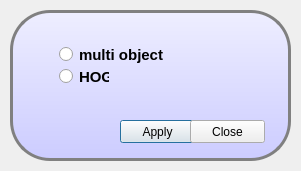
<?xml version="1.0" encoding="UTF-8"?>
<ui version="4.0">
 <class>DetectMethodDialog</class>
 <widget class="QDialog" name="DetectMethodDialog">
  <property name="geometry">
   <rect>
    <x>0</x>
    <y>0</y>
    <width>301</width>
    <height>171</height>
   </rect>
  </property>
  <property name="windowTitle">
   <string>Detect Methods Setting</string>
  </property>
  <widget class="QFrame" name="frame">
   <property name="geometry">
    <rect>
     <x>10</x>
     <y>10</y>
     <width>281</width>
     <height>151</height>
    </rect>
   </property>
   <property name="styleSheet">
    <string notr="true">
QFrame{
border: 3px solid gray;
border-radius: 40px;
background: white;
background: QLinearGradient(x1: 0, y1: 0, x2: 0, y2: 1, stop: 0 #eef, stop: 1 #ccf);
}
QLabel{
border: none;
background: white;
font-weight: bold;
font-size: 15px;

}
QRadioButton{

font-weight: bold;
font-size: 15px;

}
QLineEdit {
padding: 1px;
border-style: solid;
border: 2px solid gray;
border-radius: 8px;
}</string>
   </property>
   <property name="frameShape">
    <enum>QFrame::StyledPanel</enum>
   </property>
   <property name="frameShadow">
    <enum>QFrame::Raised</enum>
   </property>
   <widget class="QPushButton" name="pushButton_apply">
    <property name="geometry">
     <rect>
      <x>110</x>
      <y>110</y>
      <width>75</width>
      <height>23</height>
     </rect>
    </property>
    <property name="text">
     <string>Apply</string>
    </property>
   </widget>
   <widget class="QRadioButton" name="radioButton_multi">
    <property name="geometry">
     <rect>
      <x>49</x>
      <y>35</y>
      <width>131</width>
      <height>19</height>
     </rect>
    </property>
    <property name="text">
     <string>multi object</string>
    </property>
   </widget>
   <widget class="QPushButton" name="pushButton_exit">
    <property name="geometry">
     <rect>
      <x>180</x>
      <y>110</y>
      <width>75</width>
      <height>23</height>
     </rect>
    </property>
    <property name="text">
     <string>Close</string>
    </property>
   </widget>
   <widget class="QRadioButton" name="radioButton_hog">
    <property name="geometry">
     <rect>
      <x>49</x>
      <y>57</y>
      <width>50</width>
      <height>19</height>
     </rect>
    </property>
    <property name="text">
     <string>HOG</string>
    </property>
   </widget>
  </widget>
 </widget>
 <resources/>
 <connections/>
</ui>
